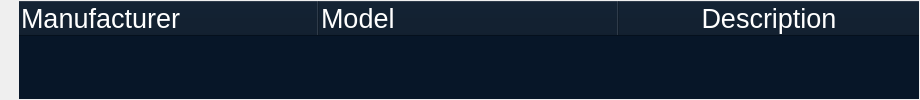
          <widget class="QWidget" name="widget" native="true">
           <property name="palette">
            <palette>
             <active>
              <colorrole role="WindowText">
               <brush brushstyle="SolidPattern">
                <color alpha="255">
                 <red>255</red>
                 <green>255</green>
                 <blue>255</blue>
                </color>
               </brush>
              </colorrole>
              <colorrole role="Button">
               <brush brushstyle="SolidPattern">
                <color alpha="255">
                 <red>11</red>
                 <green>42</green>
                 <blue>78</blue>
                </color>
               </brush>
              </colorrole>
              <colorrole role="Text">
               <brush brushstyle="SolidPattern">
                <color alpha="255">
                 <red>255</red>
                 <green>255</green>
                 <blue>255</blue>
                </color>
               </brush>
              </colorrole>
              <colorrole role="ButtonText">
               <brush brushstyle="SolidPattern">
                <color alpha="255">
                 <red>255</red>
                 <green>255</green>
                 <blue>255</blue>
                </color>
               </brush>
              </colorrole>
              <colorrole role="Base">
               <brush brushstyle="SolidPattern">
                <color alpha="255">
                 <red>6</red>
                 <green>22</green>
                 <blue>40</blue>
                </color>
               </brush>
              </colorrole>
              <colorrole role="Window">
               <brush brushstyle="SolidPattern">
                <color alpha="255">
                 <red>6</red>
                 <green>22</green>
                 <blue>40</blue>
                </color>
               </brush>
              </colorrole>
              <colorrole role="Highlight">
               <brush brushstyle="SolidPattern">
                <color alpha="255">
                 <red>27</red>
                 <green>126</green>
                 <blue>242</blue>
                </color>
               </brush>
              </colorrole>
              <colorrole role="ToolTipText">
               <brush brushstyle="SolidPattern">
                <color alpha="255">
                 <red>255</red>
                 <green>255</green>
                 <blue>255</blue>
                </color>
               </brush>
              </colorrole>
             </active>
             <inactive>
              <colorrole role="WindowText">
               <brush brushstyle="SolidPattern">
                <color alpha="255">
                 <red>0</red>
                 <green>0</green>
                 <blue>0</blue>
                </color>
               </brush>
              </colorrole>
              <colorrole role="Button">
               <brush brushstyle="SolidPattern">
                <color alpha="255">
                 <red>239</red>
                 <green>239</green>
                 <blue>239</blue>
                </color>
               </brush>
              </colorrole>
              <colorrole role="Text">
               <brush brushstyle="SolidPattern">
                <color alpha="255">
                 <red>0</red>
                 <green>0</green>
                 <blue>0</blue>
                </color>
               </brush>
              </colorrole>
              <colorrole role="ButtonText">
               <brush brushstyle="SolidPattern">
                <color alpha="255">
                 <red>0</red>
                 <green>0</green>
                 <blue>0</blue>
                </color>
               </brush>
              </colorrole>
              <colorrole role="Base">
               <brush brushstyle="SolidPattern">
                <color alpha="255">
                 <red>255</red>
                 <green>255</green>
                 <blue>255</blue>
                </color>
               </brush>
              </colorrole>
              <colorrole role="Window">
               <brush brushstyle="SolidPattern">
                <color alpha="255">
                 <red>239</red>
                 <green>239</green>
                 <blue>239</blue>
                </color>
               </brush>
              </colorrole>
              <colorrole role="Highlight">
               <brush brushstyle="SolidPattern">
                <color alpha="255">
                 <red>48</red>
                 <green>140</green>
                 <blue>198</blue>
                </color>
               </brush>
              </colorrole>
              <colorrole role="ToolTipText">
               <brush brushstyle="SolidPattern">
                <color alpha="255">
                 <red>0</red>
                 <green>0</green>
                 <blue>0</blue>
                </color>
               </brush>
              </colorrole>
             </inactive>
             <disabled>
              <colorrole role="WindowText">
               <brush brushstyle="SolidPattern">
                <color alpha="255">
                 <red>190</red>
                 <green>190</green>
                 <blue>190</blue>
                </color>
               </brush>
              </colorrole>
              <colorrole role="Button">
               <brush brushstyle="SolidPattern">
                <color alpha="255">
                 <red>11</red>
                 <green>42</green>
                 <blue>78</blue>
                </color>
               </brush>
              </colorrole>
              <colorrole role="Text">
               <brush brushstyle="SolidPattern">
                <color alpha="255">
                 <red>190</red>
                 <green>190</green>
                 <blue>190</blue>
                </color>
               </brush>
              </colorrole>
              <colorrole role="ButtonText">
               <brush brushstyle="SolidPattern">
                <color alpha="255">
                 <red>190</red>
                 <green>190</green>
                 <blue>190</blue>
                </color>
               </brush>
              </colorrole>
              <colorrole role="Base">
               <brush brushstyle="SolidPattern">
                <color alpha="255">
                 <red>6</red>
                 <green>22</green>
                 <blue>40</blue>
                </color>
               </brush>
              </colorrole>
              <colorrole role="Window">
               <brush brushstyle="SolidPattern">
                <color alpha="255">
                 <red>6</red>
                 <green>22</green>
                 <blue>40</blue>
                </color>
               </brush>
              </colorrole>
              <colorrole role="Highlight">
               <brush brushstyle="SolidPattern">
                <color alpha="255">
                 <red>145</red>
                 <green>145</green>
                 <blue>145</blue>
                </color>
               </brush>
              </colorrole>
              <colorrole role="ToolTipText">
               <brush brushstyle="SolidPattern">
                <color alpha="255">
                 <red>0</red>
                 <green>0</green>
                 <blue>0</blue>
                </color>
               </brush>
              </colorrole>
             </disabled>
            </palette>
           </property>
           <layout class="QHBoxLayout" name="horizontalLayout" stretch="0,3">
            <property name="spacing">
             <number>12</number>
            </property>
            <property name="leftMargin">
             <number>1</number>
            </property>
            <property name="topMargin">
             <number>1</number>
            </property>
            <property name="rightMargin">
             <number>1</number>
            </property>
            <property name="bottomMargin">
             <number>1</number>
            </property>
            <item>
             <widget class="QWidget" name="widget_2" native="true">
              <property name="minimumSize">
               <size>
                <width>6</width>
                <height>0</height>
               </size>
              </property>
              <property name="maximumSize">
               <size>
                <width>6</width>
                <height>16777215</height>
               </size>
              </property>
              <property name="palette">
               <palette>
                <active>
                 <colorrole role="Base">
                  <brush brushstyle="SolidPattern">
                   <color alpha="255">
                    <red>27</red>
                    <green>126</green>
                    <blue>242</blue>
                   </color>
                  </brush>
                 </colorrole>
                 <colorrole role="Window">
                  <brush brushstyle="SolidPattern">
                   <color alpha="255">
                    <red>27</red>
                    <green>126</green>
                    <blue>242</blue>
                   </color>
                  </brush>
                 </colorrole>
                </active>
                <inactive>
                 <colorrole role="Base">
                  <brush brushstyle="SolidPattern">
                   <color alpha="255">
                    <red>255</red>
                    <green>255</green>
                    <blue>255</blue>
                   </color>
                  </brush>
                 </colorrole>
                 <colorrole role="Window">
                  <brush brushstyle="SolidPattern">
                   <color alpha="255">
                    <red>239</red>
                    <green>239</green>
                    <blue>239</blue>
                   </color>
                  </brush>
                 </colorrole>
                </inactive>
                <disabled>
                 <colorrole role="Base">
                  <brush brushstyle="SolidPattern">
                   <color alpha="255">
                    <red>27</red>
                    <green>126</green>
                    <blue>242</blue>
                   </color>
                  </brush>
                 </colorrole>
                 <colorrole role="Window">
                  <brush brushstyle="SolidPattern">
                   <color alpha="255">
                    <red>27</red>
                    <green>126</green>
                    <blue>242</blue>
                   </color>
                  </brush>
                 </colorrole>
                </disabled>
               </palette>
              </property>
              <property name="autoFillBackground">
               <bool>true</bool>
              </property>
             </widget>
            </item>
            <item>
             <widget class="QWidget" name="medicalDevices_widget" native="true">
              <property name="sizePolicy">
               <sizepolicy hsizetype="Expanding" vsizetype="Expanding">
                <horstretch>0</horstretch>
                <verstretch>0</verstretch>
               </sizepolicy>
              </property>
              <property name="palette">
               <palette>
                <active/>
                <inactive/>
                <disabled/>
               </palette>
              </property>
              <property name="font">
               <font>
                <family>Arial</family>
                <pointsize>14</pointsize>
                <bold>true</bold>
               </font>
              </property>
              <property name="autoFillBackground">
               <bool>true</bool>
              </property>
              <property name="styleSheet">
               <string notr="true"/>
              </property>
              <layout class="QHBoxLayout" name="horizontalLayout_3">
               <property name="spacing">
                <number>12</number>
               </property>
               <property name="leftMargin">
                <number>0</number>
               </property>
               <property name="topMargin">
                <number>0</number>
               </property>
               <property name="rightMargin">
                <number>0</number>
               </property>
               <property name="bottomMargin">
                <number>0</number>
               </property>
               <item>
                <widget class="QTableWidget" name="medicalDevice_tableWidget">
                 <property name="palette">
                  <palette>
                   <active>
                    <colorrole role="WindowText">
                     <brush brushstyle="SolidPattern">
                      <color alpha="255">
                       <red>255</red>
                       <green>255</green>
                       <blue>255</blue>
                      </color>
                     </brush>
                    </colorrole>
                    <colorrole role="Button">
                     <brush brushstyle="SolidPattern">
                      <color alpha="255">
                       <red>7</red>
                       <green>22</green>
                       <blue>40</blue>
                      </color>
                     </brush>
                    </colorrole>
                    <colorrole role="Text">
                     <brush brushstyle="SolidPattern">
                      <color alpha="255">
                       <red>255</red>
                       <green>255</green>
                       <blue>255</blue>
                      </color>
                     </brush>
                    </colorrole>
                    <colorrole role="ButtonText">
                     <brush brushstyle="SolidPattern">
                      <color alpha="255">
                       <red>255</red>
                       <green>255</green>
                       <blue>255</blue>
                      </color>
                     </brush>
                    </colorrole>
                    <colorrole role="Base">
                     <brush brushstyle="SolidPattern">
                      <color alpha="255">
                       <red>7</red>
                       <green>22</green>
                       <blue>40</blue>
                      </color>
                     </brush>
                    </colorrole>
                    <colorrole role="Window">
                     <brush brushstyle="SolidPattern">
                      <color alpha="255">
                       <red>7</red>
                       <green>22</green>
                       <blue>40</blue>
                      </color>
                     </brush>
                    </colorrole>
                    <colorrole role="Highlight">
                     <brush brushstyle="SolidPattern">
                      <color alpha="255">
                       <red>27</red>
                       <green>126</green>
                       <blue>242</blue>
                      </color>
                     </brush>
                    </colorrole>
                    <colorrole role="ToolTipText">
                     <brush brushstyle="SolidPattern">
                      <color alpha="255">
                       <red>255</red>
                       <green>255</green>
                       <blue>255</blue>
                      </color>
                     </brush>
                    </colorrole>
                    <colorrole role="PlaceholderText">
                     <brush brushstyle="SolidPattern">
                      <color alpha="255">
                       <red>255</red>
                       <green>255</green>
                       <blue>255</blue>
                      </color>
                     </brush>
                    </colorrole>
                   </active>
                   <inactive>
                    <colorrole role="WindowText">
                     <brush brushstyle="SolidPattern">
                      <color alpha="255">
                       <red>255</red>
                       <green>255</green>
                       <blue>255</blue>
                      </color>
                     </brush>
                    </colorrole>
                    <colorrole role="Button">
                     <brush brushstyle="SolidPattern">
                      <color alpha="255">
                       <red>7</red>
                       <green>22</green>
                       <blue>40</blue>
                      </color>
                     </brush>
                    </colorrole>
                    <colorrole role="Text">
                     <brush brushstyle="SolidPattern">
                      <color alpha="255">
                       <red>255</red>
                       <green>255</green>
                       <blue>255</blue>
                      </color>
                     </brush>
                    </colorrole>
                    <colorrole role="ButtonText">
                     <brush brushstyle="SolidPattern">
                      <color alpha="255">
                       <red>255</red>
                       <green>255</green>
                       <blue>255</blue>
                      </color>
                     </brush>
                    </colorrole>
                    <colorrole role="Base">
                     <brush brushstyle="SolidPattern">
                      <color alpha="255">
                       <red>7</red>
                       <green>22</green>
                       <blue>40</blue>
                      </color>
                     </brush>
                    </colorrole>
                    <colorrole role="Window">
                     <brush brushstyle="SolidPattern">
                      <color alpha="255">
                       <red>7</red>
                       <green>22</green>
                       <blue>40</blue>
                      </color>
                     </brush>
                    </colorrole>
                    <colorrole role="Highlight">
                     <brush brushstyle="SolidPattern">
                      <color alpha="255">
                       <red>48</red>
                       <green>140</green>
                       <blue>198</blue>
                      </color>
                     </brush>
                    </colorrole>
                    <colorrole role="ToolTipText">
                     <brush brushstyle="SolidPattern">
                      <color alpha="255">
                       <red>0</red>
                       <green>0</green>
                       <blue>0</blue>
                      </color>
                     </brush>
                    </colorrole>
                    <colorrole role="PlaceholderText">
                     <brush brushstyle="SolidPattern">
                      <color alpha="255">
                       <red>255</red>
                       <green>255</green>
                       <blue>255</blue>
                      </color>
                     </brush>
                    </colorrole>
                   </inactive>
                   <disabled>
                    <colorrole role="WindowText">
                     <brush brushstyle="SolidPattern">
                      <color alpha="255">
                       <red>255</red>
                       <green>255</green>
                       <blue>255</blue>
                      </color>
                     </brush>
                    </colorrole>
                    <colorrole role="Button">
                     <brush brushstyle="SolidPattern">
                      <color alpha="255">
                       <red>7</red>
                       <green>22</green>
                       <blue>40</blue>
                      </color>
                     </brush>
                    </colorrole>
                    <colorrole role="Text">
                     <brush brushstyle="SolidPattern">
                      <color alpha="255">
                       <red>255</red>
                       <green>255</green>
                       <blue>255</blue>
                      </color>
                     </brush>
                    </colorrole>
                    <colorrole role="ButtonText">
                     <brush brushstyle="SolidPattern">
                      <color alpha="255">
                       <red>255</red>
                       <green>255</green>
                       <blue>255</blue>
                      </color>
                     </brush>
                    </colorrole>
                    <colorrole role="Base">
                     <brush brushstyle="SolidPattern">
                      <color alpha="255">
                       <red>7</red>
                       <green>22</green>
                       <blue>40</blue>
                      </color>
                     </brush>
                    </colorrole>
                    <colorrole role="Window">
                     <brush brushstyle="SolidPattern">
                      <color alpha="255">
                       <red>7</red>
                       <green>22</green>
                       <blue>40</blue>
                      </color>
                     </brush>
                    </colorrole>
                    <colorrole role="Highlight">
                     <brush brushstyle="SolidPattern">
                      <color alpha="255">
                       <red>145</red>
                       <green>145</green>
                       <blue>145</blue>
                      </color>
                     </brush>
                    </colorrole>
                    <colorrole role="ToolTipText">
                     <brush brushstyle="SolidPattern">
                      <color alpha="255">
                       <red>0</red>
                       <green>0</green>
                       <blue>0</blue>
                      </color>
                     </brush>
                    </colorrole>
                    <colorrole role="PlaceholderText">
                     <brush brushstyle="SolidPattern">
                      <color alpha="255">
                       <red>255</red>
                       <green>255</green>
                       <blue>255</blue>
                      </color>
                     </brush>
                    </colorrole>
                   </disabled>
                  </palette>
                 </property>
                 <property name="font">
                  <font>
                   <family>Arial</family>
                   <pointsize>18</pointsize>
                   <bold>false</bold>
                  </font>
                 </property>
                 <property name="styleSheet">
                  <string notr="true">QTableView{
background:rgb(7, 22, 40);
color:rgb(255, 255, 255);
}
QHeaderView{
background-color: rgb(7,22,40);
color: rgb(255, 255, 255);}
</string>
                 </property>
                 <property name="frameShape">
                  <enum>QFrame::NoFrame</enum>
                 </property>
                 <property name="frameShadow">
                  <enum>QFrame::Plain</enum>
                 </property>
                 <property name="lineWidth">
                  <number>0</number>
                 </property>
                 <property name="verticalScrollBarPolicy">
                  <enum>Qt::ScrollBarAlwaysOff</enum>
                 </property>
                 <property name="horizontalScrollBarPolicy">
                  <enum>Qt::ScrollBarAlwaysOff</enum>
                 </property>
                 <property name="sizeAdjustPolicy">
                  <enum>QAbstractScrollArea::AdjustToContents</enum>
                 </property>
                 <property name="selectionMode">
                  <enum>QAbstractItemView::NoSelection</enum>
                 </property>
                 <property name="selectionBehavior">
                  <enum>QAbstractItemView::SelectRows</enum>
                 </property>
                 <property name="showGrid">
                  <bool>false</bool>
                 </property>
                 <property name="rowCount">
                  <number>0</number>
                 </property>
                 <attribute name="horizontalHeaderMinimumSectionSize">
                  <number>300</number>
                 </attribute>
                 <attribute name="horizontalHeaderDefaultSectionSize">
                  <number>300</number>
                 </attribute>
                 <attribute name="horizontalHeaderStretchLastSection">
                  <bool>true</bool>
                 </attribute>
                 <attribute name="verticalHeaderVisible">
                  <bool>false</bool>
                 </attribute>
                 <attribute name="verticalHeaderMinimumSectionSize">
                  <number>50</number>
                 </attribute>
                 <attribute name="verticalHeaderDefaultSectionSize">
                  <number>50</number>
                 </attribute>
                 <column>
                  <property name="text">
                   <string>Manufacturer</string>
                  </property>
                  <property name="font">
                   <font>
                    <pointsize>20</pointsize>
                    <bold>false</bold>
                   </font>
                  </property>
                  <property name="textAlignment">
                   <set>AlignLeading|AlignVCenter</set>
                  </property>
                  <property name="background">
                   <color>
                    <red>7</red>
                    <green>22</green>
                    <blue>40</blue>
                   </color>
                  </property>
                  <property name="foreground">
                   <brush brushstyle="SolidPattern">
                    <color alpha="255">
                     <red>255</red>
                     <green>255</green>
                     <blue>255</blue>
                    </color>
                   </brush>
                  </property>
                 </column>
                 <column>
                  <property name="text">
                   <string>Model</string>
                  </property>
                  <property name="font">
                   <font>
                    <pointsize>20</pointsize>
                    <bold>false</bold>
                   </font>
                  </property>
                  <property name="textAlignment">
                   <set>AlignLeading|AlignVCenter</set>
                  </property>
                  <property name="background">
                   <color>
                    <red>7</red>
                    <green>22</green>
                    <blue>40</blue>
                   </color>
                  </property>
                  <property name="foreground">
                   <brush brushstyle="SolidPattern">
                    <color alpha="255">
                     <red>255</red>
                     <green>255</green>
                     <blue>255</blue>
                    </color>
                   </brush>
                  </property>
                 </column>
                 <column>
                  <property name="text">
                   <string>Description</string>
                  </property>
                  <property name="font">
                   <font>
                    <pointsize>20</pointsize>
                    <bold>false</bold>
                   </font>
                  </property>
                  <property name="background">
                   <color>
                    <red>7</red>
                    <green>22</green>
                    <blue>40</blue>
                   </color>
                  </property>
                  <property name="foreground">
                   <brush brushstyle="SolidPattern">
                    <color alpha="255">
                     <red>255</red>
                     <green>255</green>
                     <blue>255</blue>
                    </color>
                   </brush>
                  </property>
                 </column>
                </widget>
               </item>
              </layout>
             </widget>
            </item>
           </layout>
          </widget>
